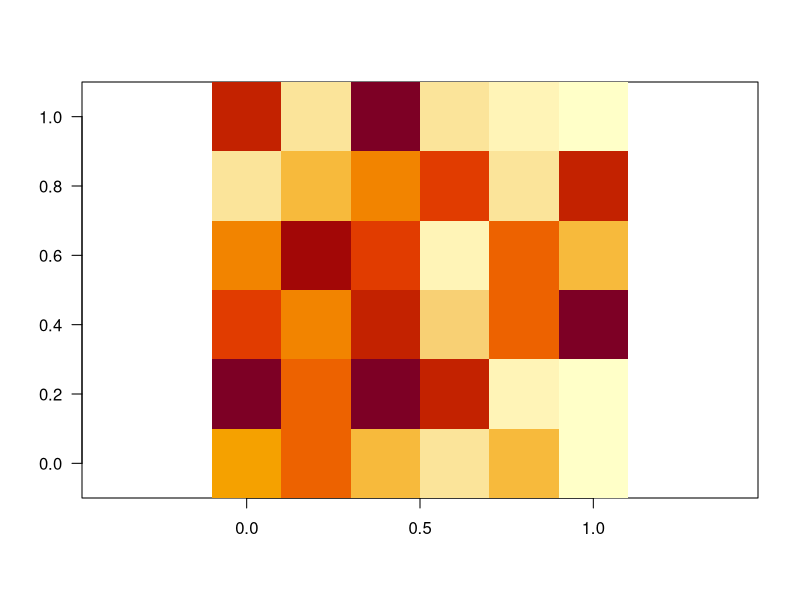
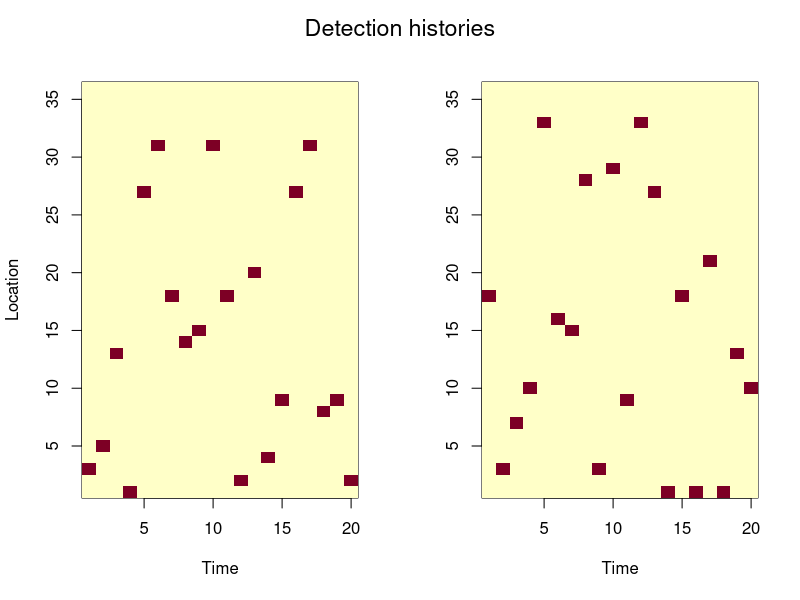
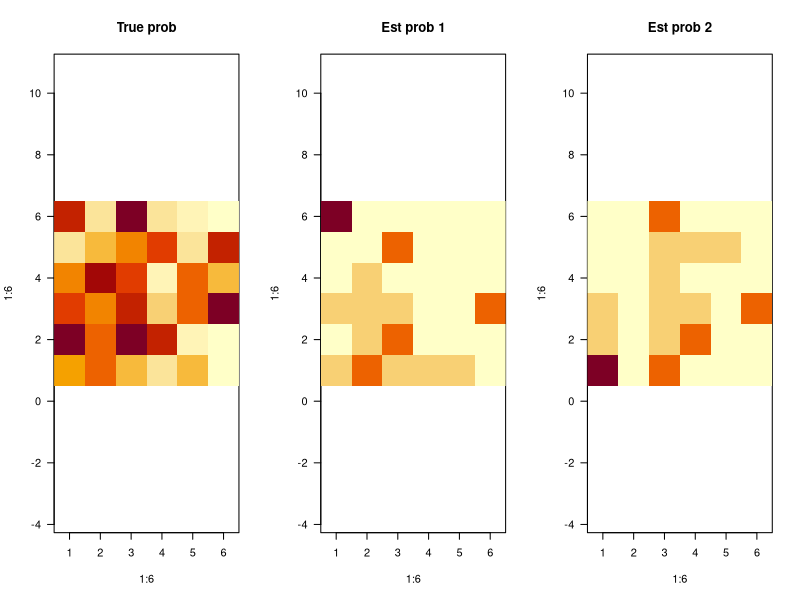
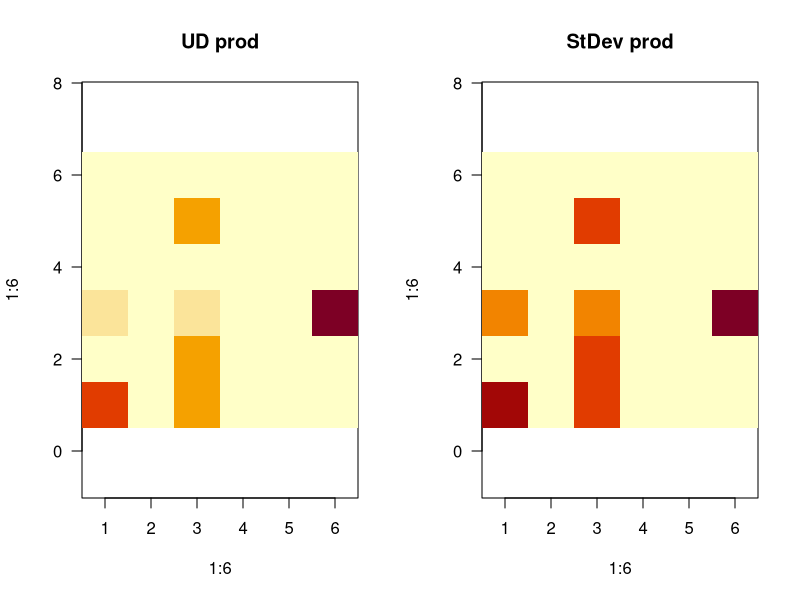
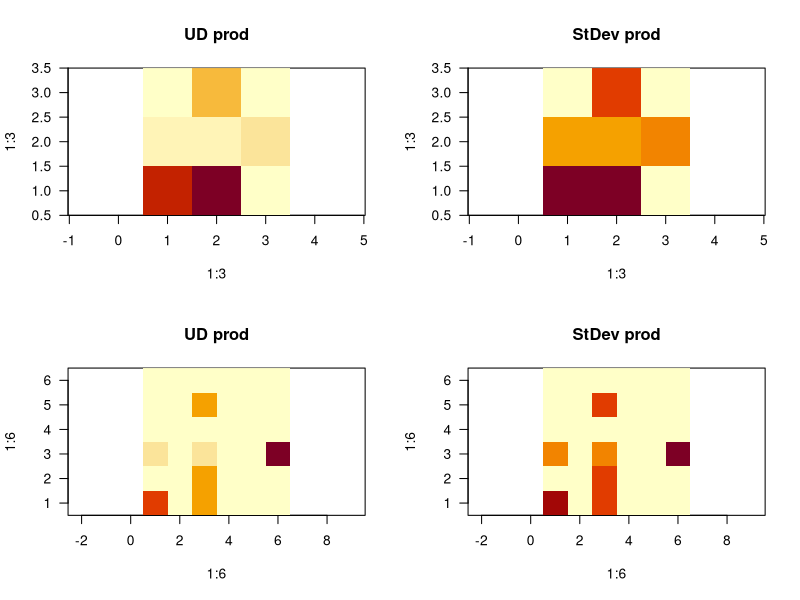
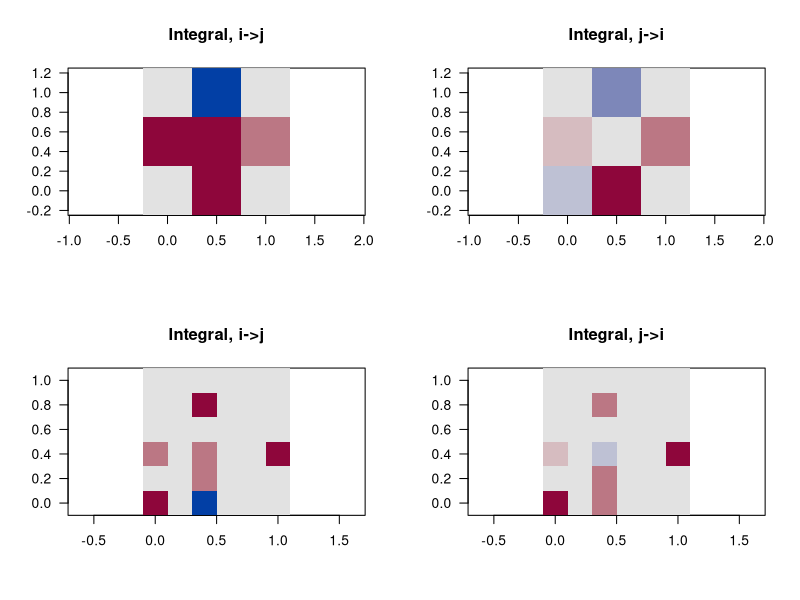
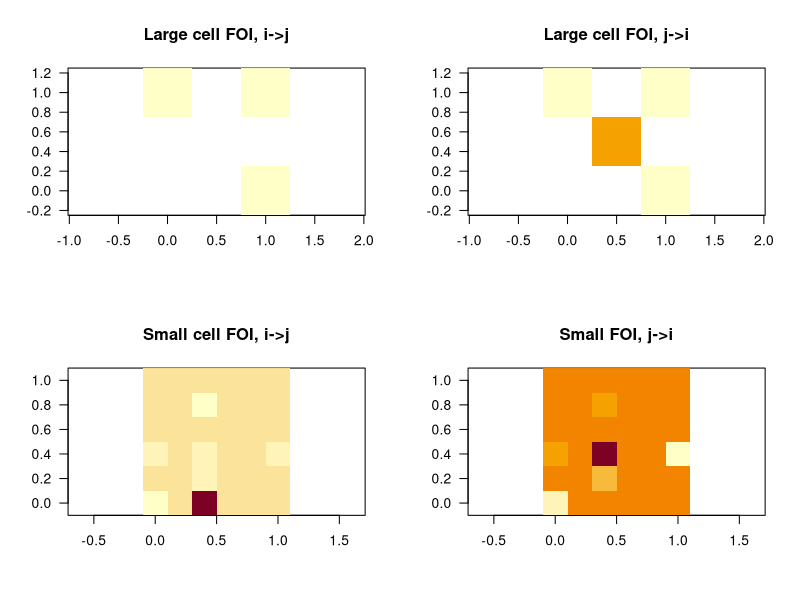

Reproduce these figures in R, in order.
## ---- chunk 1
ncells <- 6*6
trueprobs <- runif(ncells)
image(matrix(trueprobs/sum(trueprobs), nrow = 6), asp=1,las=1)
## ---- chunk 2
nsteps <- 20
pos1 <- sample.int(ncells, size = nsteps, replace = TRUE, prob = trueprobs)
pos2 <- sample.int(ncells, size = nsteps, replace = TRUE, prob = trueprobs)
dethist1 <- dethist2 <- matrix(0, nrow = nsteps, ncol = ncells)
for (i in seq_len(nsteps)) {
  p1 <- pos1[i]
  p2 <- pos2[i]
  dethist1[i,p1] <- 1
  dethist2[i,p2] <- 1
}
par(mfrow=c(1,2))
image(1:nsteps, 1:ncells, dethist1, xlab = "Time", ylab = "Location")
image(1:nsteps, 1:ncells, dethist2, xlab = "Time", ylab = "")
mtext(outer = T, text = "Detection histories",line = -2, cex = 1.4)
## ---- chunk 3
est_probs1 <- est_probs2 <- rep(0,ncells)
est_probs1[as.numeric(names(table(pos1)))] <- table(pos1)/nsteps
est_probs2[as.numeric(names(table(pos2)))] <- table(pos2)/nsteps
par(mfrow=c(1,3))
image(1:6,1:6,matrix(trueprobs, ncol = 6), asp=1, las = 1, main = "True prob")
image(1:6,1:6,matrix(est_probs1, ncol=6), asp = 1, las = 1, main = "Est prob 1")
image(1:6,1:6,matrix(est_probs2, ncol=6), asp = 1, las = 1, main = "Est prob 2")
## ---- chunk 4
udprod <- est_probs1*est_probs2
sdprod <- sqrt(est_probs1*(1-est_probs1))*sqrt(est_probs2*(1-est_probs2))
par(mfrow = c(1,2))
image(1:6, 1:6, matrix(udprod, ncol = 6), asp = 1, las = 1, main = "UD prod")
image(1:6, 1:6, matrix(sdprod, ncol = 6), asp = 1, las = 1, main = "StDev prod")
## ---- chunk 5
xcors <- lapply(1:ncol(dethist1), \(i) ccf(dethist1[,i], dethist2[,i], plot = F, lag.max = 20-1)) 
xcors_vals <- sapply(xcors, "[[", "acf")
xcors_lags <- sapply(xcors, "[[", "lag")
## ---- chunk 6
nu <- 1
corrint_ij <- colSums((xcors_vals*exp(-nu*abs(xcors_lags)))[1:20,])
corrint_ji <- colSums((xcors_vals*exp(-nu*abs(xcors_lags)))[20:39,])
corrint_ij <- replace(corrint_ij, is.nan(corrint_ij), 0)
corrint_ji <- replace(corrint_ji, is.nan(corrint_ji), 0)

# par(mfrow = c(1,2))
# image(matrix(corrint_ij, ncol = 6), las = 1, asp = 1, main = "Integral, i->j", col = hcl.colors(7, "Blue-Red", rev=T),
#       zlim = c(-max(abs(range(corrint_ij))),max(abs(range(corrint_ij)))))
# image(matrix(corrint_ji, ncol = 6), las = 1, asp = 1, main = "Integral, j->i", col = hcl.colors(7, "Blue-Red", rev = T),
#       zlim = c(-max(abs(range(corrint_ji))),max(abs(range(corrint_ji)))))
## ---- chunk 7
foi_ij <- udprod/nu+sdprod*corrint_ij
foi_ji <- udprod/nu+sdprod*corrint_ji

# par(mfrow = c(1,2))
# image(matrix((foi_ij-min(foi_ij))/diff(range(foi_ij)), ncol = 6), las = 1, asp = 1, main = "FOI, i->j")
# image(matrix((foi_ji-min(foi_ji))/diff(range(foi_ji)), ncol = 6), las = 1, asp = 1, main = "FOI, j->i")
## ---- chunk 8
print(sum(foi_ij[foi_ij>=0]))
print(sum(foi_ji[foi_ji>=0]))
## ---- chunk 9
ncells2 <- 9
cellind <- c(1,1,2,2,3,3,1,1,2,2,3,3,4,4,5,5,6,6,4,4,5,5,6,6,7,7,8,8,9,9,7,7,8,8,9,9)
pos1l <- cellind[pos1]
pos2l <- cellind[pos2]
dethist1l <- dethist2l <- matrix(0, nrow = nsteps, ncol = ncells2)
for (i in seq_len(nsteps)) {
  p1 <- pos1l[i]
  p2 <- pos2l[i]
  dethist1l[i,p1] <- 1
  dethist2l[i,p2] <- 1
}

est_probs1 <- est_probs2 <- rep(0,ncells2)
est_probs1[as.numeric(names(table(pos1l)))] <- table(pos1l)/nsteps
est_probs2[as.numeric(names(table(pos2l)))] <- table(pos2l)/nsteps

udprodl <- est_probs1*est_probs2
sdprodl <- sqrt(est_probs1*(1-est_probs1))*sqrt(est_probs2*(1-est_probs2))


par(mfrow = c(2,2))
image(1:3, 1:3, matrix(udprodl, ncol = 3), asp = 1, las = 1, main = "UD prod")
image(1:3, 1:3, matrix(sdprodl, ncol = 3), asp = 1, las = 1, main = "StDev prod")
image(1:6, 1:6, matrix(udprod, ncol = 6), asp = 1, las = 1, main = "UD prod")
image(1:6, 1:6, matrix(sdprod, ncol = 6), asp = 1, las = 1, main = "StDev prod")
## ---- chunk 10
xcors <- lapply(1:ncol(dethist1l), \(i) ccf(dethist1l[,i], dethist2l[,i], plot = F, lag.max = 20-1)) 
xcors_vals <- sapply(xcors, "[[", "acf")
xcors_lags <- sapply(xcors, "[[", "lag")

nu <- 1
corrint_ijl <- colSums((xcors_vals*exp(-nu*abs(xcors_lags)))[1:20,])
corrint_jil <- colSums((xcors_vals*exp(-nu*abs(xcors_lags)))[20:39,])
corrint_ijl <- replace(corrint_ijl, is.nan(corrint_ijl), 0)
corrint_jil <- replace(corrint_jil, is.nan(corrint_jil), 0)

par(mfrow = c(2,2))
image(matrix(corrint_ijl, ncol = 3), las = 1, asp = 1, main = "Integral, i->j", col = hcl.colors(7, "Blue-Red", rev=T),
      zlim = c(-max(abs(range(corrint_ijl))),max(abs(range(corrint_ijl)))))
image(matrix(corrint_jil, ncol = 3), las = 1, asp = 1, main = "Integral, j->i", col = hcl.colors(7, "Blue-Red", rev = T),
      zlim = c(-max(abs(range(corrint_jil))),max(abs(range(corrint_jil)))))
image(matrix(corrint_ij, ncol = 6), las = 1, asp = 1, main = "Integral, i->j", col = hcl.colors(7, "Blue-Red", rev=T),
      zlim = c(-max(abs(range(corrint_ij))),max(abs(range(corrint_ij)))))
image(matrix(corrint_ji, ncol = 6), las = 1, asp = 1, main = "Integral, j->i", col = hcl.colors(7, "Blue-Red", rev = T),
      zlim = c(-max(abs(range(corrint_ji))),max(abs(range(corrint_ji)))))
## ---- chunk 11

foi_ijl <- udprodl/nu+sdprodl*corrint_ijl
foi_jil <- udprodl/nu+sdprodl*corrint_jil

par(mfrow = c(2,2))
image(matrix(foi_ijl, ncol = 3), las = 1, asp = 1, main = "Large cell FOI, i->j", zlim = c(0,0.01))
image(matrix(foi_jil, ncol = 3), las = 1, asp = 1, main = "Large cell FOI, j->i", zlim = c(0,0.01))
image(matrix(foi_ij, ncol = 6), las = 1, asp = 1, main = "Small cell FOI, i->j")
image(matrix(foi_ji, ncol = 6), las = 1, asp = 1, main = "Small FOI, j->i")
## ---- chunk 12
cat("Large cells FOI (i->j):",sum(foi_ijl[foi_ijl>=0]))
cat("\nLarge cells FOI (j->i):",sum(foi_jil[foi_jil>=0]))
cat("\nSmall cells FOI (i->j):",sum(foi_ij[foi_ij>=0]))
cat("\nSmall cells FOI (j->i):",sum(foi_ji[foi_ji>=0]))
## ---- chunk 13
cat("FOI combination i->j", sum(udprodl[cellind]/4^2+sdprodl[cellind]/4^2*corrint_ij))
cat("\nFOI combination j->i", sum(udprodl[cellind]/4^2+sdprodl[cellind]/4^2*corrint_ji))
cat("\nSmall cells FOI (i->j):",sum(foi_ij[foi_ij>=0]))
cat("\nSmall cells FOI (j->i):",sum(foi_ji[foi_ji>=0]))
